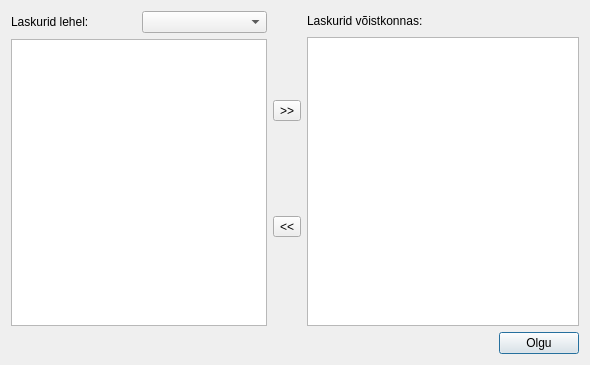
<?xml version="1.0" encoding="UTF-8"?>
<ui version="4.0">
 <class>LiikmeteValikKastClass</class>
 <widget class="QDialog" name="LiikmeteValikKastClass">
  <property name="geometry">
   <rect>
    <x>0</x>
    <y>0</y>
    <width>590</width>
    <height>365</height>
   </rect>
  </property>
  <property name="windowTitle">
   <string>Võistkonna liikmed</string>
  </property>
  <layout class="QVBoxLayout" name="verticalLayout_2">
   <item>
    <layout class="QHBoxLayout" name="horizontalLayout_2">
     <item>
      <layout class="QGridLayout" name="gridLayout_2">
       <item row="0" column="0">
        <widget class="QLabel" name="label">
         <property name="text">
          <string>Laskurid lehel:</string>
         </property>
        </widget>
       </item>
       <item row="0" column="1">
        <widget class="QComboBox" name="leheBox"/>
       </item>
       <item row="1" column="0" colspan="2">
        <widget class="QListWidget" name="leheLaskurid">
         <property name="editTriggers">
          <set>QAbstractItemView::NoEditTriggers</set>
         </property>
         <property name="sortingEnabled">
          <bool>true</bool>
         </property>
        </widget>
       </item>
      </layout>
     </item>
     <item>
      <layout class="QVBoxLayout" name="verticalLayout">
       <item>
        <spacer name="verticalSpacer_3">
         <property name="orientation">
          <enum>Qt::Vertical</enum>
         </property>
         <property name="sizeHint" stdset="0">
          <size>
           <width>20</width>
           <height>18</height>
          </size>
         </property>
        </spacer>
       </item>
       <item>
        <widget class="QToolButton" name="lisaNupp">
         <property name="text">
          <string>&gt;&gt;</string>
         </property>
        </widget>
       </item>
       <item>
        <spacer name="verticalSpacer_2">
         <property name="orientation">
          <enum>Qt::Vertical</enum>
         </property>
         <property name="sizeHint" stdset="0">
          <size>
           <width>20</width>
           <height>38</height>
          </size>
         </property>
        </spacer>
       </item>
       <item>
        <widget class="QToolButton" name="eemaldaNupp">
         <property name="text">
          <string>&lt;&lt;</string>
         </property>
        </widget>
       </item>
       <item>
        <spacer name="verticalSpacer">
         <property name="orientation">
          <enum>Qt::Vertical</enum>
         </property>
         <property name="sizeHint" stdset="0">
          <size>
           <width>20</width>
           <height>28</height>
          </size>
         </property>
        </spacer>
       </item>
      </layout>
     </item>
     <item>
      <layout class="QGridLayout" name="gridLayout">
       <item row="0" column="0">
        <widget class="QLabel" name="label_2">
         <property name="text">
          <string>Laskurid võistkonnas:</string>
         </property>
        </widget>
       </item>
       <item row="0" column="1">
        <spacer name="horizontalSpacer_2">
         <property name="orientation">
          <enum>Qt::Horizontal</enum>
         </property>
         <property name="sizeHint" stdset="0">
          <size>
           <width>40</width>
           <height>20</height>
          </size>
         </property>
        </spacer>
       </item>
       <item row="1" column="0" colspan="2">
        <widget class="QListWidget" name="liikmed">
         <property name="editTriggers">
          <set>QAbstractItemView::NoEditTriggers</set>
         </property>
         <property name="sortingEnabled">
          <bool>true</bool>
         </property>
        </widget>
       </item>
      </layout>
     </item>
    </layout>
   </item>
   <item>
    <layout class="QHBoxLayout" name="horizontalLayout">
     <item>
      <spacer name="horizontalSpacer">
       <property name="orientation">
        <enum>Qt::Horizontal</enum>
       </property>
       <property name="sizeHint" stdset="0">
        <size>
         <width>40</width>
         <height>20</height>
        </size>
       </property>
      </spacer>
     </item>
     <item>
      <widget class="QPushButton" name="olguNupp">
       <property name="text">
        <string>Olgu</string>
       </property>
      </widget>
     </item>
    </layout>
   </item>
  </layout>
 </widget>
 <layoutdefault spacing="6" margin="11"/>
 <resources/>
 <connections>
  <connection>
   <sender>olguNupp</sender>
   <signal>clicked()</signal>
   <receiver>LiikmeteValikKastClass</receiver>
   <slot>accept()</slot>
   <hints>
    <hint type="sourcelabel">
     <x>554</x>
     <y>347</y>
    </hint>
    <hint type="destinationlabel">
     <x>397</x>
     <y>340</y>
    </hint>
   </hints>
  </connection>
 </connections>
</ui>
